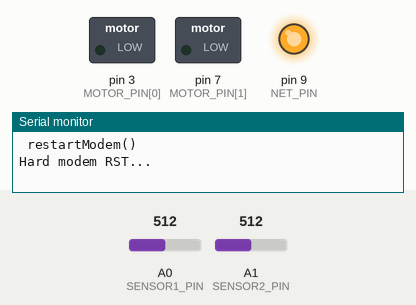
The sketch below on a simulated Arduino Uno, built with avr-gcc and run on an emulated ATmega328P. Parts: switched loads named in the sketch (green lamp = pin HIGH), output pins drawn as LEDs (lit = HIGH), the last lines printed to the serial monitor. Inputs (shaded band) come from the test bench; at power-on: A0 (SENSOR1_PIN) = 512, A1 (SENSOR2_PIN) = 512. The modem accepts every AT command (registered, SIM ready, sends succeed) and sends nothing else; pins used as bus, display or sensor lines are not drawn.

Above: at 2.1 s.
At 17.1 s:
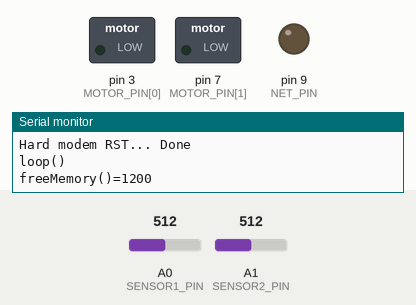
Timing chart, 0 to 49.4 s (numbered marks = the images above):
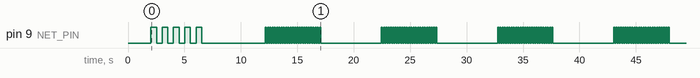

The sketch:

SIM800_watering.ino
```cpp
#include <SoftwareSerial.h>
#include <ArduinoJson.h>
#include <MemoryFree.h>

//unsigned long loopStartTime;
//unsigned long loopWorkTime;

#define SIM800_TX 11
#define SIM800_RX 10
#define RESET_PIN A2
#define SENSOR1_PIN A0
#define SENSOR2_PIN A1
#define NET_PIN 9

SoftwareSerial GSMport(SIM800_TX, SIM800_RX);


String respAT = "";
int cntFailConst = 0;
float setHumidity[] = {450, 450};
unsigned int measuredVal[] = {0, 0};
int wateringDuration = 5;
int MOTOR_PIN[] = {3,7};
unsigned long lastWateringTime[] = {0, 0};
unsigned int wateringSwitchOn[] = {0, 0};
unsigned long unwaterPause = 300000;

void setup() {
  Serial.begin(9600);
  GSMport.begin(9600);
  delay(1000);

  pinMode(SENSOR1_PIN, INPUT);
  pinMode(SENSOR2_PIN, INPUT);
  pinMode(RESET_PIN, OUTPUT);
  pinMode(NET_PIN, OUTPUT);
  pinMode(MOTOR_PIN[0], OUTPUT);
  pinMode(MOTOR_PIN[1], OUTPUT);

  analogWrite(RESET_PIN, 1024);

  restartModem();
}

void setupModem() {
  sendAT("AT+SAPBR=3,1,\"CONTYPE\",\"GPRS\"");
  sendAT("AT+SAPBR=3,1,\"APN\",\"www.ab.kyivstar.net\"");
  sendAT("AT+SAPBR=3,1,\"USER\",\"\"");
  sendAT("AT+SAPBR=3,1,\"PWD\",\"\"");
}

void disconnectModem() {
  sendAT("AT+HTTPTERM");
//  printArr(respAT);
  sendAT("AT+SAPBR=0,1");
//  printArr(respAT);
}
String sendAT(String cmd) {
  return sendAT(cmd, "OK");
}
String sendAT(String cmd, String resp) {
  unsigned long startTime;
  startTime = millis();
  GSMport.println(cmd);
  String s;
  String ss;
  int i = 0;
  do {
    s = readATString();
    if(s.length() >0) {
      ss += s + "\n";
//      Serial.println("->" + s);
    }
//    Serial.print(".");
  } while(!s.startsWith(resp) && !s.equals("ERROR") && millis() - startTime < 30000);
  return ss;
}

String readATString(){
  unsigned long startTime;
  startTime = millis();
  char c;
  String v;
  while (true && millis() - startTime < 30000) {  //сохраняем входную строку в переменную v
    if(GSMport.available()){
      c = GSMport.read();
//Serial.println(c);
      if(c == 13 || c == 10){
        return v;
      }
      v += c;
    }
  }
}


void restartModem() {
  Serial.println(" restartModem()");
  disconnectModem();
  delay(1000);
  Serial.print("Hard modem RST...");
  analogWrite(RESET_PIN, 0);
  for(int i = 0; i < 10; i++) {
    digitalWrite(NET_PIN, !digitalRead(NET_PIN));
    delay(500);
  }
  analogWrite(RESET_PIN, 1024);
  Serial.println(" Done");
  delay(5000);
  setupModem();
}

void handleError() {
  digitalWrite(NET_PIN, 0);
  Serial.println("handleError(" + String(cntFailConst) + ")");
  cntFailConst++;

  if (cntFailConst >= 5) {
    restartModem();
    cntFailConst = 0;
  }
  delay(5000);
}

String getHTTPResponce (String s){
//  Serial.println(s);

  String body = "";
  if(s.indexOf("+HTTPREAD: ") >= 0) {
    int hdr = s.indexOf(char(10), s.indexOf("+HTTPREAD: "));
    int bodyLength = s.substring(s.indexOf("+HTTPREAD: ") + 11, hdr).toInt();
//    Serial.println("=" + String(bodyLength) + "=");
    body = s.substring(hdr + 1, hdr + 1 + bodyLength);
  } else {
    return "ERROR";
  }
  return body;
}


void setRelay(int n) {
  Serial.println(millis() - lastWateringTime[n]);
  if(measuredVal[n] > setHumidity[n] && millis() - lastWateringTime[n] > unwaterPause) {
    Serial.println("Watering " + String(n));
    digitalWrite(MOTOR_PIN[n], 1);
    delay(wateringDuration*1000);
    digitalWrite(MOTOR_PIN[n], 0);
    lastWateringTime[n] = millis();
    wateringSwitchOn[n]++;
  }
}

void loop() {
  unsigned long loopStartTime = millis();

  Serial.println("loop()");
  Serial.print("freeMemory()=");
  Serial.println(freeMemory());
  int numTrys = 50;
  measuredVal[0] = 0;
  measuredVal[1] = 0;
  for(int i = 0; i < numTrys; i++) {
    measuredVal[0] += analogRead(SENSOR1_PIN);
    measuredVal[1] += analogRead(SENSOR2_PIN);
    digitalWrite(NET_PIN, !digitalRead(NET_PIN));
    delay(100);
  }
  measuredVal[0] = measuredVal[0]/numTrys;
  measuredVal[1] = measuredVal[1]/numTrys;
  Serial.println("measuredVal1=" + String(measuredVal[0]));
  Serial.println("measuredVal2=" + String(measuredVal[1]));

  sendAT("AT+SAPBR=1,1");
  sendAT("AT+HTTPINIT");
  sendAT("AT+HTTPPARA=\"CID\",1");
  sendAT("AT+HTTPPARA=\"URL\",\"http://iot.lyolek.dp.ua/services/device.php?GPIO140=" + String(measuredVal[0]) + "&GPIO150=" + String(measuredVal[1]) + "&GPIO141=" + String(wateringSwitchOn[0]) + "&GPIO151=" + String(wateringSwitchOn[1]) + "\"");
  Serial.println("----------");
  sendAT("AT+HTTPPARA=\"USERDATA\",\"Authorization: Basic ZGV2NDpkZXY0ZGV2NAA=\"");
  Serial.println("----------");
  sendAT("AT+HTTPACTION=0", "+HTTPACTION:");
  Serial.println("----------");
  respAT = sendAT("AT+HTTPREAD");
  Serial.println("----------");
  respAT = getHTTPResponce(respAT);
  Serial.println(respAT);
  char JSONMessage[respAT.length() + 1];
  respAT.toCharArray(JSONMessage, respAT.length() + 1);
//  Serial.println(JSONMessage);
  StaticJsonBuffer<200> JSONBuffer;   //Memory pool
  JsonObject& parsed = JSONBuffer.parseObject(JSONMessage); //Parse message
  if (!parsed.success()) {   //Check for errors in parsing
    Serial.println("Parsing failed");
    handleError();
    return;
  }


  digitalWrite(NET_PIN, 1);
  cntFailConst = 0;
  wateringSwitchOn[0] = 0;
  wateringSwitchOn[1] = 0;

  setHumidity[0] = parsed["GPIO14"];
  setHumidity[1] = parsed["GPIO15"];
  wateringDuration = parsed["GPIO16"];
  Serial.println("setHumidity1=" + String(setHumidity[0]));
  Serial.println("setHumidity2=" + String(setHumidity[1]));
  Serial.println("wateringDuration=" + String(wateringDuration));
  disconnectModem();
  setRelay(0);
  setRelay(1);


  unsigned long loopWorkTime = millis() - loopStartTime;
  if(loopWorkTime < 20000) {
    delay(20000 - loopWorkTime);
  }
}
```

Measured:
- by itself, pin 9 (NET_PIN): repeats every 10.5 s: LOW 5.6 s, 24 × (HIGH 0.10 s, LOW 0.10 s), HIGH 0.10 s
- by itself, everything shown: repeats every 10.3 s, in 50 steps
